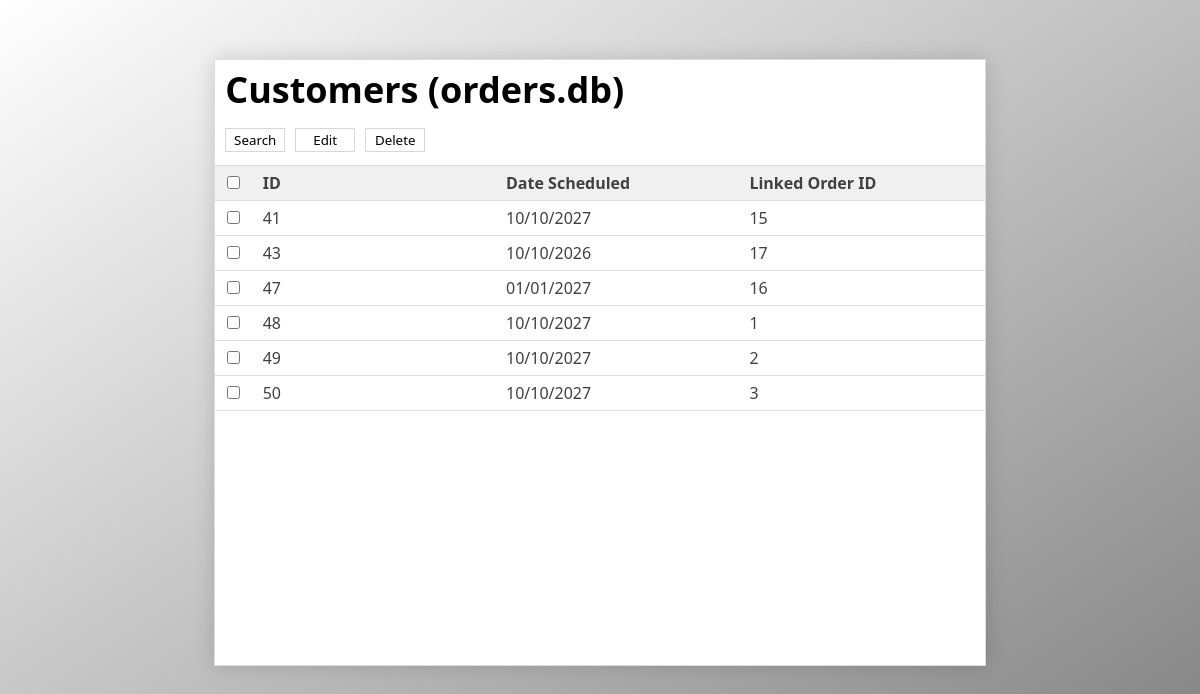
The page /pages/admin/reminder_table on the database its author committed.
### tables this page shows
CREATE TABLE Reminders (reminderid INTEGER PRIMARY KEY AUTOINCREMENT, reminderdate TEXT, orderid INTEGER, FOREIGN KEY (orderid) REFERENCES Orders(orderid));

### Server.py (the view)
@app.get("/pages/admin/reminder_table")
def reminder_table():
    database = Data(database_path)
    rows = database.getAllReminders()
    return render_template(
        "web/table.html",
        columns = columns_reminders,
        rows = rows,
        type = "reminder"
    )

### Data.py (called while the page is built)
    def getAllReminders(self):
        sql = "SELECT * FROM Reminders;"
        self.cursor.execute(sql)
        return [ReminderObject(o) for o in self.cursor.fetchall() if o != None]

### templates/web/table.html (shortened to what this page needs)
<!DOCTYPE html>
<head>
    <link rel = "stylesheet" href = "/static/stylesheets/table.css"/>
    <link rel = "stylesheet" href = "https://cdnjs.cloudflare.com/ajax/libs/font-awesome/4.7.0/css/font-awesome.min.css">
</head>
<body>
    <div id = "main-div">
        <div id = "title-div">
            <b>Customers (orders.db)</b>
        </div>
        <div id = "action-div">
            <button type = "button" id = "search-button" class = "action-buttons" onclick = "toggleSearchRow()">Search</button>
            <button type = "button" id = "edit-button" class = "action-buttons" onclick = "">Edit</button>
            <button type = "button" id = "delete-button" class = "action-buttons" onclick = "">Delete</button>
        </div>
        <div id = "table-wrapper">
            <table id = "table">
                <thead>
                    <form action = "/" method = "POST" onsubmit = "false">
                        <tr>
                            <th>
                                <input type = "checkbox" class = "checkmark" onclick = "toggleCheckboxes(this)"/>
                            </th>
                            {% for column in columns.values() %}
                            <th>
                                {{ column }}
                            </th>
                            {% endfor %}
                        </tr>
                    </form>
                </thead>
                <tbody>
                    {% for row in rows %}
                    <tr>
                        <td>
                            <input type = "checkbox" class = "checkmark"/>
                        </td>
                        {% if type == "customer" %}
                            <td>{{row.id}}</td>
                            <td>{{row.firstname}}</td>
                            <td>{{row.lastname}}</td>
                            <td>{{row.company}}</td>
                            <td>{{row.email}}</td>
                            <td>{{row.phone}}</td>
                        {% elif type == "order" %}
                            <td>{{row.id}}</td>
                            <td>{{row.placed}}</td>
                            <td>{{row.lastchanged}}</td>
                            <td>{{row.customerid}}</td>
                        {% elif type == "reminder" %}
                            <td>{{row.id}}</td>
                            <td>{{row.date}}</td>
                            <td>{{row.orderid}}</td>
                        {% endif %}
                    </tr>
                    {% endfor %}
                </tbody>
            </table>
        </div>
    </div>
</body>

### static/stylesheets/table.css (style rules this page uses)
* { font-family: 'Segoe UI', Tahoma, Geneva, Verdana, sans-serif; }
body { background-image: linear-gradient(to bottom right, white, grey); }
#table { border-collapse: collapse; width: 100%; }
#table-wrapper { height: 500px; overflow: auto; overflow-y: scroll; }
#action-div { height: 50px; display: flex; align-items: center; }
#title-div { height: 50px; font-size: 36px; align-items: center; padding-left: 10px; padding-top: 5px; }
.action-buttons { cursor: pointer; width: 100px; height: 24px; transition-duration: .25s; border: 1px solid #d7d7d7; background-color: white; margin-left: 10px; }
#search-button { width: 60px; }
#edit-button { width: 60px; }
#delete-button { width: 60px; }
#main-div { margin-top: 5%; margin-left: auto; margin-right: auto; width: 65%; box-shadow: 0 0 20px rgba(0, 0, 0, 0.15); border: 1px solid #dddddd; background-color: white; }
#table td, th { text-align: left; padding-top: 6px; padding-bottom: 6px; padding-left: 8px; padding-right: 8px; color: #404040; }
#table tbody tr { border-bottom: 1px solid #dddddd; border-top: 1px solid #dddddd; }
#table thead { background-color: #f0f0f0; position: sticky; top: 0; }
#table thead tr { border-top: 1px solid #dddddd; }
.checkmark { cursor: pointer; }

### rows shown on the page
Reminders: id "41", date "10/10/2027", orderid "15"
Reminders: id "43", date "10/10/2026", orderid "17"
Reminders: id "47", date "01/01/2027", orderid "16"
Reminders: id "48", date "10/10/2027", orderid "1"
Reminders: id "49", date "10/10/2027", orderid "2"
Reminders: id "50", date "10/10/2027", orderid "3"

### other values the page prints
{{ column }} "ID" "Date Scheduled" "Linked Order ID"
